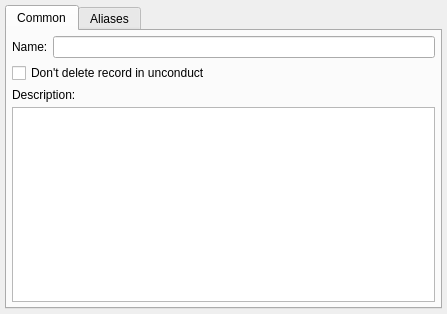
<?xml version="1.0" encoding="UTF-8"?>
<ui version="4.0">
 <class>dEditIReg</class>
 <widget class="QMainWindow" name="dEditIReg">
  <property name="geometry">
   <rect>
    <x>0</x>
    <y>0</y>
    <width>447</width>
    <height>314</height>
   </rect>
  </property>
  <property name="windowTitle">
   <string>Information register</string>
  </property>
  <widget class="QWidget" name="widget">
   <layout class="QGridLayout">
    <item row="0" column="0">
     <widget class="QTabWidget" name="tabWidget2">
      <widget class="QWidget" name="tab">
       <attribute name="title">
        <string>Common</string>
       </attribute>
       <layout class="QGridLayout">
        <item row="0" column="0">
         <layout class="QHBoxLayout">
          <item>
           <widget class="QLabel" name="textLabel1">
            <property name="text">
             <string>Name:</string>
            </property>
            <property name="wordWrap">
             <bool>false</bool>
            </property>
           </widget>
          </item>
          <item>
           <widget class="QLineEdit" name="eName"/>
          </item>
         </layout>
        </item>
        <item row="3" column="0">
         <widget class="QTextEdit" name="eDescription"/>
        </item>
        <item row="2" column="0">
         <widget class="QLabel" name="textLabel2">
          <property name="text">
           <string>Description:</string>
          </property>
          <property name="wordWrap">
           <bool>false</bool>
          </property>
         </widget>
        </item>
        <item row="1" column="0">
         <widget class="QCheckBox" name="checkBox1">
          <property name="text">
           <string>Don't delete record in unconduct</string>
          </property>
         </widget>
        </item>
       </layout>
      </widget>
      <widget class="QWidget" name="TabPage">
       <attribute name="title">
        <string>Aliases</string>
       </attribute>
       <layout class="QGridLayout">
        <item row="0" column="0">
         <widget class="QTableWidget" name="tAliases">
          <property name="numRows" stdset="0">
           <number>0</number>
          </property>
          <property name="numCols" stdset="0">
           <number>2</number>
          </property>
          <column>
           <property name="text">
            <string>Lang</string>
           </property>
          </column>
          <column>
           <property name="text">
            <string>Name</string>
           </property>
          </column>
         </widget>
        </item>
       </layout>
      </widget>
     </widget>
    </item>
   </layout>
  </widget>
 </widget>
 <layoutdefault spacing="5" margin="5"/>
 <pixmapfunction>rcIcon</pixmapfunction>
 <includes>
  <include location="local">mdtree.h</include>
  <include location="local">aliaseditor.h</include>
  <include location="local">mainform.h</include>
 </includes>
 <resources/>
 <connections/>
</ui>
